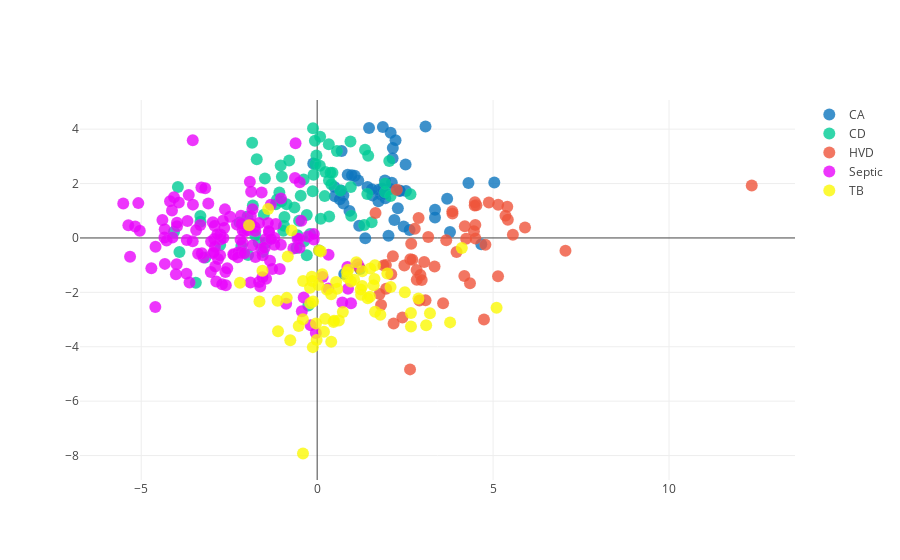

The cell this chart's notebook holds for it:
### Markdown cell above
### B DataSet

### Code cell
colors = {'CA': '#0D76BF', 'CD': '#00cc96', 'HVD': '#EF553B','Septic': '#E904FC','TB': '#FCF904'}
PCA(PCA_B, 16, colors)
